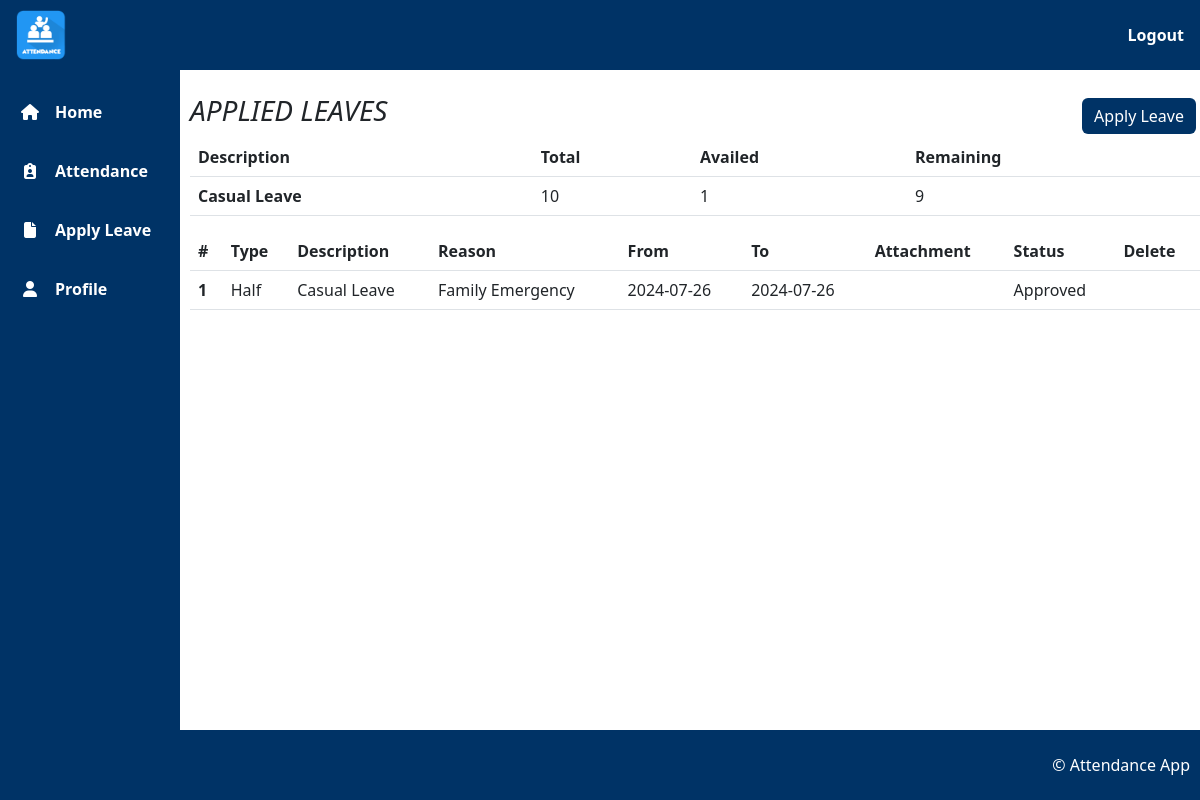
The app's page /employee/applied_leaves.php (signed in) with its own data.
### tables this page shows
CREATE TABLE `leaves` (
  `id` int(10) NOT NULL,
  `leave_description` varchar(255) NOT NULL,
  `leave_total` int(100) NOT NULL,
  `leave_from` date NOT NULL,
  `leave_to` date NOT NULL
);

CREATE TABLE `applied_leaves` (
  `id` int(11) NOT NULL,
  `user_id` int(11) DEFAULT NULL,
  `leave_type` varchar(50) DEFAULT NULL,
  `description` varchar(255) DEFAULT NULL,
  `reason` text DEFAULT NULL,
  `leave_from` date DEFAULT NULL,
  `leave_to` date DEFAULT NULL,
  `attachment` text DEFAULT NULL,
  `status` enum('Pending','Approved','Rejected') DEFAULT NULL
);

### employee/applied_leaves.php (the view, shortened to what this page needs)
<?php
include '../includes/user_head.php';
include '../includes/user_navbar.php';
include '../includes/user_sidebar.php';
?>
<main>
    <section>
        <div>
            <div class="d-flex justify-content-between">
                <h3 class="text-uppercase"><i>Applied Leaves</i></h3>
                <a href="apply_leave.php" class='btn btn-custom m-1'>Apply Leave</a>
            </div>
            <div>
            <table class="table">
                    <thead>
                        <tr>
                            <th scope="col">Description</th>
                            <th scope="col">Total</th>
                            <th scope="col">Availed</th>
                            <th scope="col">Remaining</th>
                        </tr>
                    </thead>
                    <tbody>
                        <?php
                        $query = "SELECT * FROM leaves";
                        $query_conn = mysqli_query($connection, $query);
                        while ($result = mysqli_fetch_assoc($query_conn)) {
                            $leaves_description = $result['leave_description'];
                            $leaves_total = $result['leave_total'];
                            $employeeId = $_SESSION['user_id'];
                            $query_availed = "SELECT SUM(DATEDIFF(leave_to, leave_from) + 1) AS availed_days FROM applied_leaves WHERE user_id = $employeeId AND status = 'Approved' AND description = '$leaves_description'";
                            $query_availed_conn = mysqli_query($connection, $query_availed);
                            $result_availed = mysqli_fetch_assoc($query_availed_conn);
                            $availed_days = $result_availed['availed_days'] ?? 0;
                            $remaining_days = $leaves_total - $availed_days;
                            ?>
                            <tr>
                                <th scope="row">
                                    <?php echo $leaves_description; ?>
                                </th>
                                <td>
                                    <?php echo $leaves_total; ?>
                                </td>
                                <td>
                                    <?php echo $availed_days; ?>
                                </td>
                                <td>
                                    <?php echo $remaining_days; ?>
                                </td>
                            </tr>
                            <?php
                        }
                        ?>
                    </tbody>
                </table>
            </div>
            <div>
                <table class="table">
                    <thead>
                        <tr>
                            <th scope="col">#</th>
                            <th scope="col">Type</th>
                            <th scope="col">Description</th>
                            <th scope="col">Reason</th>
                            <th scope="col">From</th>
                            <th scope="col">To</th>
                            <th scope="col">Attachment</th>
                            <th scope="col">Status</th>
                            <th scope="col">Delete</th>
                        </tr>
                    </thead>
                    <tbody>
                        <?php
                        $employee_id = $_SESSION['user_id'];
                        $query = "SELECT * FROM applied_leaves WHERE user_id = $employee_id";
                        $query_conn = mysqli_query($connection, $query);
                        while ($result = mysqli_fetch_assoc($query_conn)) {
                            $leave_id = $result['id'];
                            $leave_type = $result['leave_type'];
                            $description = $result['description'];
                            $reason = $result['reason'];
                            $leave_from = $result['leave_from'];
                            $leave_to = $result['leave_to'];
                            $status = $result['status'];
                            ?>
                            <tr>
                                <th scope="row">
                                    <?php echo $leave_id; ?>
                                </th>
                                <td>
                                    <?php echo $leave_type; ?>
                                </td>
                                <td>
                                    <?php echo $description; ?>
                                </td>
                                <td>
                                    <?php echo $reason; ?>
                                </td>
                                <td>
                                    <?php echo $leave_from; ?>
                                </td>
                                <td>
                                    <?php echo $leave_to; ?>
                                </td>
                                <td>
                                </td>
                                <td>
                                    <?php echo $status; ?>
                                </td>
                                <td>
                                </td>
                            </tr>
                            <?php
                        }
                        ?>
                    </tbody>
                </table>
            </div>
        </div>
    </section>
</main>
 <?php
include '../includes/user_footer.php';
?>

### css/employee_style.css (style rules this page uses)
a { text-decoration: none; }
main { margin-top: 70px; margin-left: 190px; padding-bottom: 60px; }
.btn-custom { background-color: #003366; color: #fff; border: none; }

### records on screen
leaves: leave_description "Casual Leave", leave_total "10", availed_days "1", remaining_days "9"
applied_leaves: id "1", leave_type "Half", description "Casual Leave", reason "Family Emergency", leave_from "2024-07-26", leave_to "2024-07-26", status "Approved"
